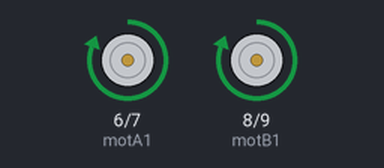
Recording of a sketch running on a simulated Arduino Uno, built with avr-gcc and run on an emulated ATmega328P. Parts: motor-driver pin pairs drawn as motors (green arrow = first pin HIGH = forward, orange = second pin HIGH = backward, longer = more drive).

Above: at 1.0 s.
At 3.1 s:
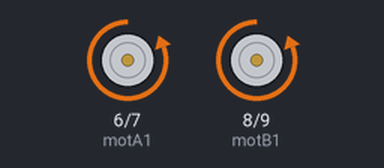
At 5.2 s:
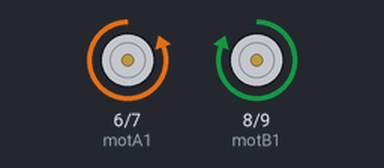
At 7.3 s:
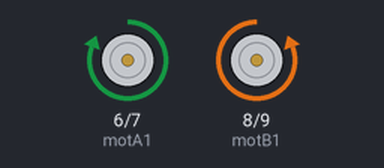
Timing chart, 0 to 12.2 s (numbered marks = the images above):
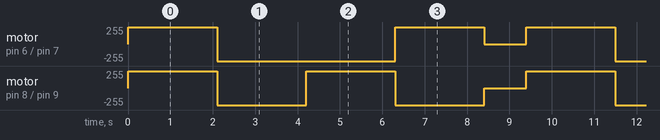

The sketch:

robotcarbasic.ino
```cpp
#define motA1 6
#define motA2 7
#define motB1 8
#define motB2 9

void setup() {
pinMode(motA1, OUTPUT);
pinMode(motB1, OUTPUT);
pinMode(motA2, OUTPUT);
pinMode(motB2, OUTPUT);
}

void loop(){
forward();
delay(2000);
backward();
delay(2000);
leftTurn();
delay(2000);
rightTurn();
delay(2000);
stops();
delay(1000);
}

void forward() {
digitalWrite(motA1, HIGH);
digitalWrite(motA2, LOW);
digitalWrite(motB1, HIGH);
digitalWrite(motB2, LOW);
delay(100);
}

void backward(){
digitalWrite(motA1, LOW);
digitalWrite(motA2, HIGH);
digitalWrite(motB1, LOW);
digitalWrite(motB2, HIGH);
delay(100);
}

void leftTurn(){
digitalWrite(motA1, LOW);
digitalWrite(motA2, HIGH);
digitalWrite(motB1, HIGH);
digitalWrite(motB2, LOW);
delay(100);
}

void rightTurn(){
digitalWrite(motA1, HIGH);
digitalWrite(motA2, LOW);
digitalWrite(motB1, LOW);
digitalWrite(motB2, HIGH);
delay(100);
}

void stops(){
digitalWrite(motA1, LOW);
digitalWrite(motA2, LOW);
digitalWrite(motB1, LOW);
digitalWrite(motB2, LOW);

}
```

Measured:
- by itself, motor on pin 6 (motA1) / pin 7 (motA2): repeats every 9.4 s: backward 255/255 4.2 s, forward 255/255 2.1 s, stopped 1.0 s, forward 255/255 2.1 s
- by itself, motor on pin 8 (motB1) / pin 9 (motB2): repeats every 9.4 s: backward 255/255 2.1 s, forward 255/255 2.1 s, backward 255/255 2.1 s, stopped 1.0 s, forward 255/255 2.1 s
